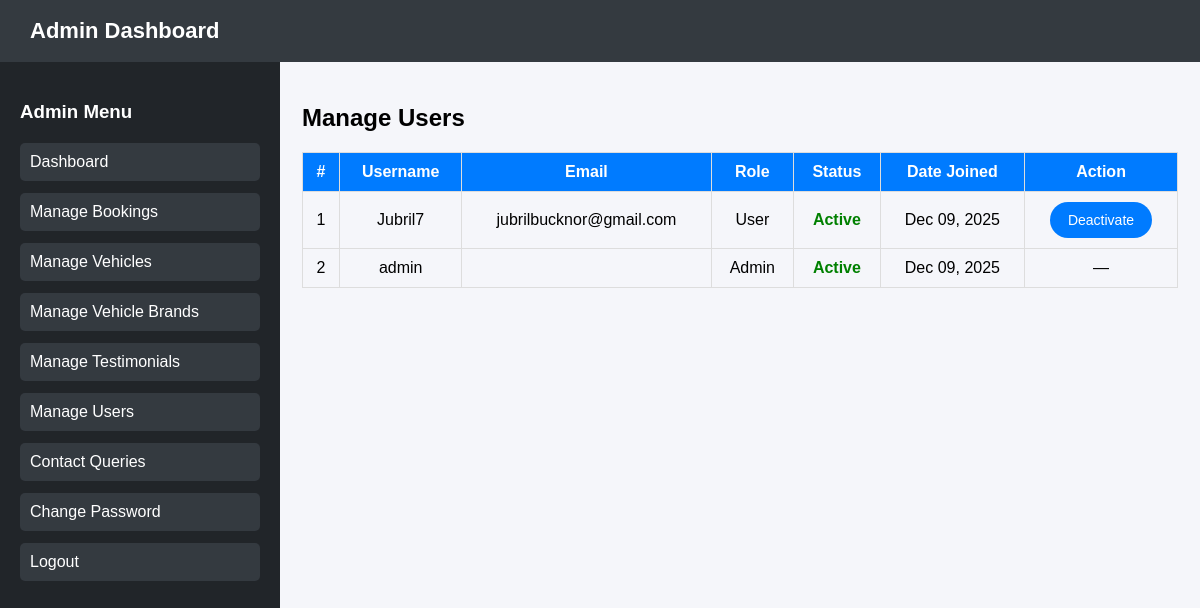
Before: /dashboard/manage-users/ (signed in) with the older database file.
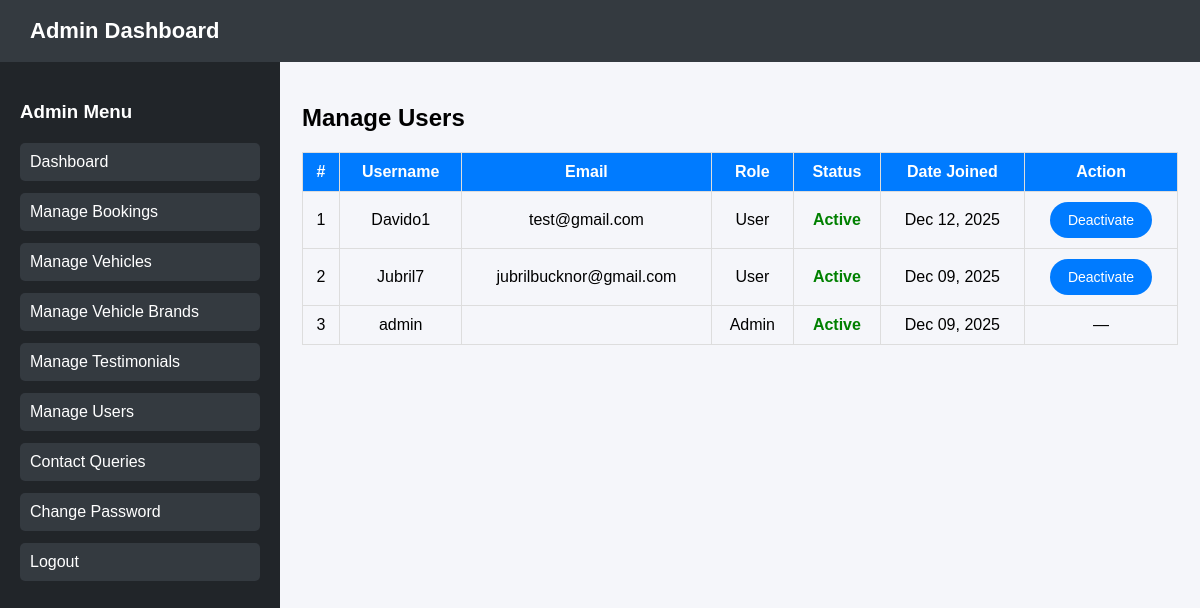
After: the same page with the newer database file.
### core/models.py (models this page shows)
class User(AbstractUser):
    phone = models.CharField(max_length=15, blank=True, null=True)

### core/views.py (the view)
# urls.py: path('dashboard/manage-users/', views.admin_manage_users, name='admin_manage_users'),
@admin_required
def admin_manage_users(request):
    users = User.objects.all().order_by('-date_joined')
    return render(request, 'admin_manage_users.html', {
        'users': users
    })

### core/views.py (called while the page is built)
def admin_required(view_func):
    return user_passes_test(lambda u: u.is_staff, login_url='login')(view_func)

### core/templates/admin_manage_users.html (shortened to what this page needs)
{% load static %}
<!DOCTYPE html>
<html>
<head>
    <link rel="stylesheet" href="{% static 'core/style.css' %}">
</head>
<body>
<header>Admin Dashboard</header>
<div class="container">
    <nav>
        <h3>Admin Menu</h3>
        <a href="{% url 'admin_dashboard' %}">Dashboard</a>
        <a href="{% url 'admin_manage_bookings' %}">Manage Bookings</a>
        <a href="{% url 'admin_manage_vehicles' %}">Manage Vehicles</a>
        <a href="{% url 'admin_manage_brands' %}">Manage Vehicle Brands</a>
        <a href="{% url 'admin_manage_testimonials' %}">Manage Testimonials</a>
        <a href="{% url 'admin_manage_users' %}">Manage Users</a>
        <a href="{% url 'admin_queries' %}">Contact Queries</a>
        <a href="{% url 'admin_change_password' %}">Change Password</a>
        <a href="{% url 'logout' %}">Logout</a>
    </nav>
    <main>
        <div class="section">
            <h2>Manage Users</h2>
            <table>
                <tr>
                    <th>#</th>
                    <th>Username</th>
                    <th>Email</th>
                    <th>Role</th>
                    <th>Status</th>
                    <th>Date Joined</th>
                    <th>Action</th>
                </tr>
                {% for u in users %}
                <tr>
                    <td>{{ forloop.counter }}</td>
                    <td>{{ u.username }}</td>
                    <td>{{ u.email }}</td>
                    <td>
                        {% if u.is_staff %}
                            Admin
                        {% else %}
                            User
                        {% endif %}
                    </td>
                    <td>
                        {% if u.is_active %}
                            <span class="status-active">Active</span>
                        {% else %}
                            <span class="status-inactive">Inactive</span>
                        {% endif %}
                    </td>
                    <td>{{ u.date_joined|date:"M d, Y" }}</td>
                    <td>
                        {% if u != request.user %}
                            {% if u.is_active %}
                                <a href="{% url 'toggle_user_status' u.id %}" class="btn btn-deactivate">
                                    Deactivate
                                </a>
                            {% else %}
                                <a href="{% url 'toggle_user_status' u.id %}" class="btn btn-activate">
                                    Activate
                                </a>
                            {% endif %}
                        {% else %}
                            —
                        {% endif %}
                    </td>
                </tr>
                {% endfor %}
            </table>
        </div>
    </main>
</div>
</body>
</html>

Changed rows visible on the page:
added User: username "Davido1", email "test@gmail.com", is_staff "User", is_active "Active", date_joined "Dec 12, 2025"
